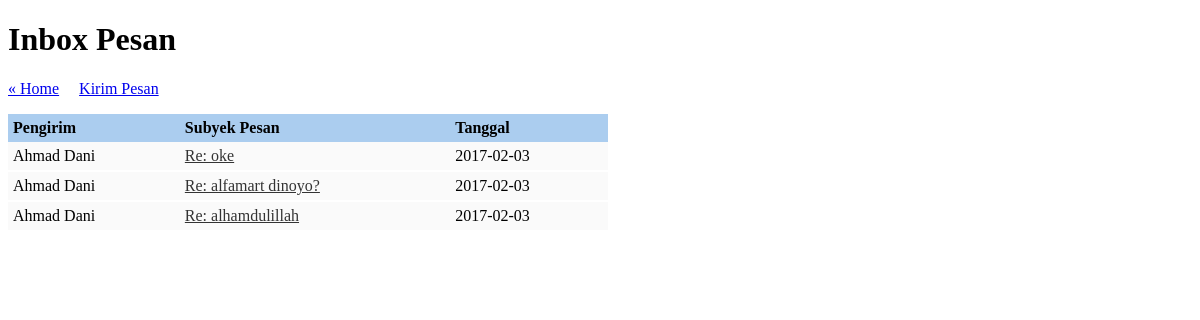
/dasbor/pesan.php (signed in), run on the app's committed database.
### tables this page shows
CREATE TABLE `pesan` (
  `id_pesan` int(10) NOT NULL,
  `id_pengirim` int(10) NOT NULL,
  `id_penerima` int(10) NOT NULL,
  `tanggal` date NOT NULL,
  `subyek_pesan` varchar(255) NOT NULL,
  `isi_pesan` longtext NOT NULL,
  `sudah_dibaca` enum('belum','sudah') NOT NULL
);

CREATE TABLE `member` (
  `id_member` int(10) NOT NULL,
  `nama_lengkap` varchar(255) NOT NULL,
  `gender` varchar(1) NOT NULL,
  `alamat` varchar(255) NOT NULL,
  `username` varchar(255) NOT NULL,
  `password` varchar(255) NOT NULL
);

### dasbor/pesan.php (the view, shortened to what this page needs)
<?php
include_once '../setting/database.php';
$id_member = $_SESSION['id_member'];
?>
<!DOCTYPE html>
<html>
<head>
	<link rel="stylesheet" type="text/css" href="../css/style.css">
</head>
<body>
	<h1>Inbox Pesan</h1>
	<p><a href="index.php">&laquo; Home</a>&nbsp;&nbsp;&nbsp;&nbsp;&nbsp;<a href="#" id="ke_kirim_pesan">Kirim Pesan</a></p>
	<table width="600" class="tabel_pesan" cellpadding="5" cellspacing="0">
		<thead>
		<tr class="top_inbox">
			<th>
				Pengirim
			</th>
			<th>
				Subyek Pesan
			</th>
			<th>
				Tanggal
			</th>
		</tr>
		</thead>
		<tbody>
<?php
	$query_daftar_pesan = mysqli_query($koneksi, "SELECT P.*, M.id_member, M.nama_lengkap FROM pesan P, member M WHERE P.id_pengirim=M.id_member AND P.id_penerima='$id_member' ORDER BY P.id_pesan DESC");
	while ($daftar_pesan=mysqli_fetch_array($query_daftar_pesan)) {
		if($daftar_pesan['sudah_dibaca']=="belum"){
?>
		<tr class="pesan pesan_belum">
			<td>
				<?php echo $daftar_pesan['nama_lengkap']; ?>
			</td>
			<td>
				<a href="buka_pesan.php?id_member=<?php echo $id_member; ?>&id_pesan=<?php echo $daftar_pesan['id_pesan']; ?>"><?php echo $daftar_pesan['subyek_pesan']; ?></a>
			</td>
			<td>
				<?php echo $daftar_pesan['tanggal']; ?>
			</td>
		</tr>
<?php }
		else if($daftar_pesan['sudah_dibaca']=="sudah"){
?>
		<tr class="pesan">
			<td>
				<?php echo $daftar_pesan['nama_lengkap']; ?>
			</td>
			<td>
				<a href="buka_pesan.php?id_member=<?php echo $id_member; ?>&id_pesan=<?php echo $daftar_pesan['id_pesan']; ?>"><?php echo $daftar_pesan['subyek_pesan']; ?></a>
			</td>
			<td>
				<?php echo $daftar_pesan['tanggal']; ?>
			</td>
		</tr>
<?php
		}
	}
?>
		</tbody>
	</table>
</body>
</html>

### css/style.css (style rules this page uses)
.tabel_pesan { background-color: #fafafa; }
.tabel_pesan tr th { background-color: #abcdef; text-align: left; }
.tabel_pesan tr td { border-bottom: 2px solid #fff; }
.tabel_pesan a { color: #333; }

### data on the page
pesan: member.nama_lengkap "Ahmad Dani", subyek_pesan "Re: oke", tanggal "2017-02-03"
pesan: member.nama_lengkap "Ahmad Dani", subyek_pesan "Re: alfamart dinoyo?", tanggal "2017-02-03"
pesan: member.nama_lengkap "Ahmad Dani", subyek_pesan "Re: alhamdulillah", tanggal "2017-02-03"
